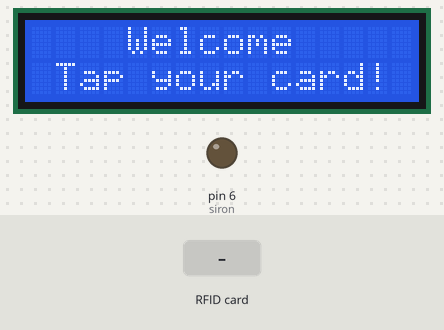
Bench run of a sketch on a simulated Arduino Uno, built with avr-gcc and run on an emulated ATmega328P. Shown: 16×2 character LCD, output pins drawn as LEDs (lit = HIGH). The test bench sets the inputs (shaded band). Pins used as bus, display or sensor lines are not drawn; what the sketch prints to the serial monitor is not drawn.

Above: at 1.3 s.
1.4 s: RFID card B1 28 7B 1B held to the reader
At 2.2 s:
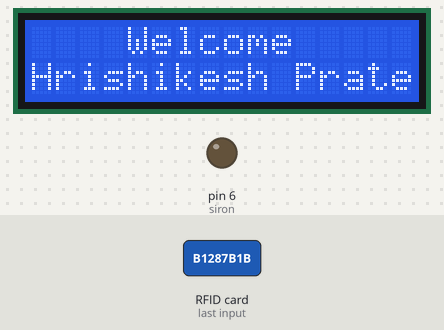
4.4 s: RFID card 04 33 0A E2 D5 5E 80 held to the reader
At 5.5 s:
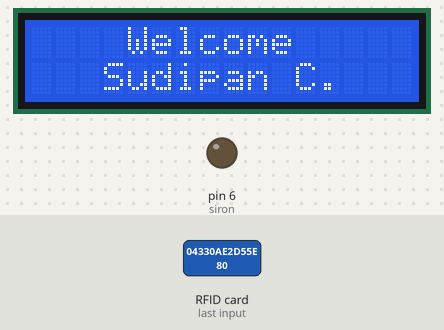
7.4 s: RFID card 1F 07 50 EC held to the reader
At 8.8 s:
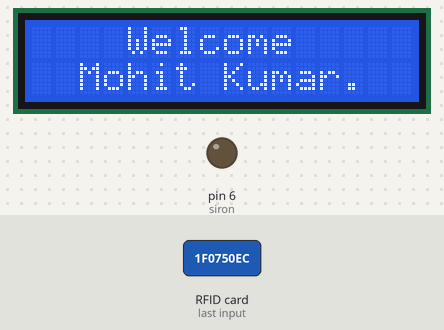
10.4 s: RFID card 5E 7A 19 C4 held to the reader
At 10.9 s:
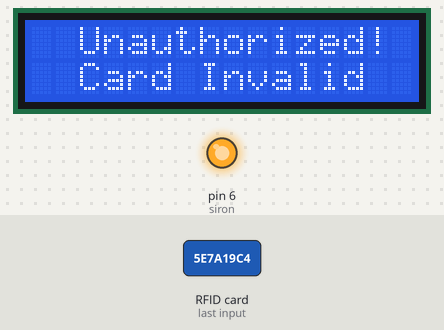
Timing chart, 0 to 13.4 s (numbered marks = the images above; inputs shaded):
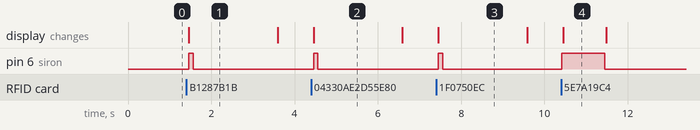

The sketch:

Smartlock.ino
```cpp
#include <SPI.h>
#include <MFRC522.h>
#include <Wire.h>
#include <LiquidCrystal_I2C.h>

#define SS_PIN 10
#define RST_PIN 9
#define siron 6
MFRC522 mfrc522(SS_PIN, RST_PIN);   // Create MFRC522 instance.
LiquidCrystal_I2C lcd(0x27, 16, 2);

void setup()
{
  Serial.begin(9600);   // Initiate a serial communication
  SPI.begin();      // Initiate  SPI bus
  lcd.begin();
  lcd.clear();
  lcd.backlight();
  pinMode(siron,OUTPUT);

  mfrc522.PCD_Init();   // Initiate MFRC522
  Serial.println("Approximate your card to the reader...");

  lcd.print("    Welcome    ");

  lcd.setCursor(0,1);
  lcd.print(" Tap your card! ");
  Serial.println();

}
void loop()
{
  // Look for new cards
  if ( ! mfrc522.PICC_IsNewCardPresent())
  {
    return;
  }
  // Select one of the cards
  if ( ! mfrc522.PICC_ReadCardSerial())
  {
    return;
  }
  //Show UID on serial monitor
  Serial.print("UID tag :");
  String content= "";
  byte letter;
  for (byte i = 0; i < mfrc522.uid.size; i++)
  {
     Serial.print(mfrc522.uid.uidByte[i] < 0x10 ? " 0" : " ");
     Serial.print(mfrc522.uid.uidByte[i], HEX);
     content.concat(String(mfrc522.uid.uidByte[i] < 0x10 ? " 0" : " "));
     content.concat(String(mfrc522.uid.uidByte[i], HEX));
  }
  Serial.println();
  Serial.print("Message : ");
  content.toUpperCase();
  if (content.substring(1) == "B1 28 7B 1B") //change here the UID of the card/cards that you want to give access
  {
    Serial.println("Authorized access");
    Serial.println();
    lcd.clear();
    lcd.print("    Welcome    ");
    lcd.setCursor(0,1);
    lcd.print("Hrishikesh Prateek");
    digitalWrite(siron,HIGH);
    delay(100);
    digitalWrite(siron,LOW);
    delay(2000);

    lcd.clear();

     lcd.print("    Welcome    ");
     lcd.setCursor(0,1);
     lcd.print(" Tap your card! ");

  }else if(content.substring(1) == "04 33 0A E2 D5 5E 80"){

    Serial.println("Authorized access");
    Serial.println();
    lcd.clear();
    lcd.print("    Welcome    ");
    lcd.setCursor(0,1);
    lcd.print("   Sudipan C.");
    digitalWrite(siron,HIGH);
    delay(100);
    digitalWrite(siron,LOW);
    delay(2000);

    lcd.clear();

     lcd.print("    Welcome    ");
     lcd.setCursor(0,1);
     lcd.print(" Tap your card! ");
  }else if(content.substring(1) == "1F 07 50 EC"){

    Serial.println("Authorized access");
    Serial.println();
    lcd.clear();
    lcd.print("    Welcome    ");
    lcd.setCursor(0,1);
    lcd.print("  Mohit Kumar.  ");
    digitalWrite(siron,HIGH);
    delay(100);
    digitalWrite(siron,LOW);
    delay(2000);

    lcd.clear();

     lcd.print("    Welcome    ");
     lcd.setCursor(0,1);
     lcd.print(" Tap your card! ");
  }

 else   {
    Serial.println(" Access denied");
    digitalWrite(siron,HIGH);
    lcd.clear();
    lcd.print("  Unauthorized!  ");
    lcd.setCursor(0,1);
    lcd.print("  Card Invalid  ");
    delay(1000);
    digitalWrite(siron,LOW);

    lcd.clear();
    lcd.print("    Welcome    ");
    lcd.setCursor(0,1);
    lcd.print(" Tap your card! ");
  }
}
```

Measured:
- after the input at 1.4 s, pin 6 (siron): LOW → HIGH after 0.06 s, → LOW 0.10 s later; the display: changes after 0.06 s (image 1)
- after the input at 4.4 s, pin 6 (siron): LOW → HIGH after 0.06 s, → LOW 0.10 s later; the display: changes after 0.06 s (image 2)
- after the input at 7.4 s, pin 6 (siron): LOW → HIGH after 0.05 s, → LOW 0.10 s later; the display: changes after 0.05 s (image 3)
- after the input at 10.4 s, pin 6 (siron): LOW → HIGH at once, → LOW 1.0 s later; the display: changes after 0.05 s (image 4)
- what the display in image 1 shows lasts 2.1 s, from 1.5 s to 3.6 s
- what the display in image 4 shows lasts 1.0 s, from 10.5 s to 11.5 s
